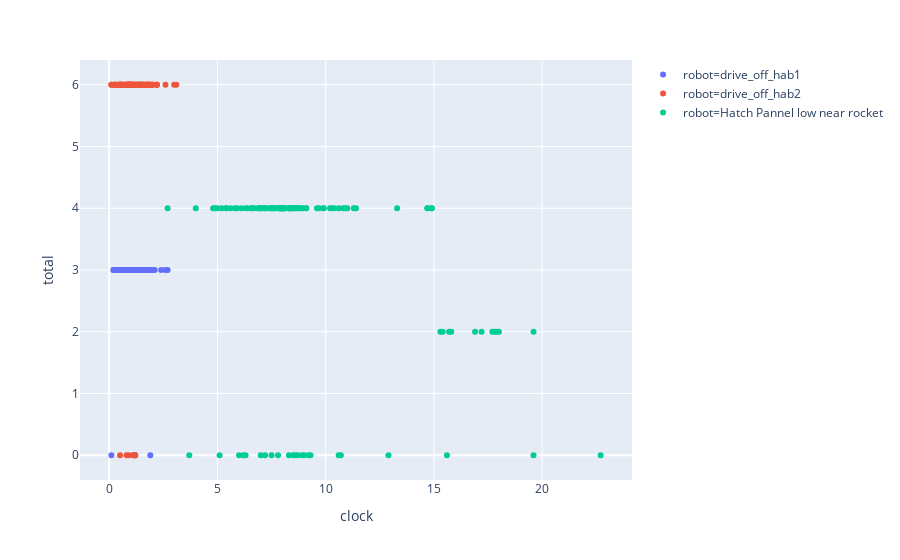

The cell this chart's notebook holds for it:
### Code cell
fig = px.scatter(df, x='clock', y='total', color='robot', hover_data=['op','success'])
fig.show()

#fig.write_image("test.png")
#Image('test.png')

### Figure 1 — Plotly figure (JSON) as saved in the notebook; plotly's stock layout.template omitted (floating-point values rounded to 4 significant figures; data arrays with more than 128 entries replaced by an {"elided": "..."} marker saying what was removed)
{"data": [{"customdata": {"elided": "104x2 mixed values"}, "hoverlabel": {"namelength": 0}, "hovertemplate": "robot=drive_off_hab1<br>clock=%{x}<br>total=%{y}<br>op=%{customdata[0]}<br>success=%{customdata[1]}", "legendgroup": "robot=drive_off_hab1", "marker": {"color": "#636efa", "symbol": "circle"}, "mode": "markers", "name": "robot=drive_off_hab1", "showlegend": true, "type": "scatter", "x": [0.3, 0.8, 0.7, 0.4, 1.2, 0.8, 1.2, 1.4, 1.1, 0.8, 0.6, 0.8, 1.4, 0.9, 1.4, 0.9, 1.9, 2.4, 0.9, 0.5, 1.1, 1.0, 0.7, 0.7, 1.8, 0.6, 1.3, 0.4, 2.0, 1.3, 1.3, 1.1, 1.7, 0.6, 1.0, 0.8, 0.4, 1.5, 1.5, 1.4, 0.7, 1.5, 1.3, 0.9, 1.4, 0.8, 0.9, 0.9, 1.1, 2.7, 0.7, 0.6, 0.8, 0.2, 1.0, 0.6, 0.4, 1.2, 1.9, 2.1, 1.8, 0.6, 1.5, 0.9, 0.4, 1.2, 1.0, 0.5, 1.7, 0.8, 1.2, 0.8, 1.2, 1.8, 1.2, 0.1, 1.2, 1.2, 0.9, 0.5, 1.7, 0.4, 1.4, 0.7, 1.6, 0.9, 1.0, 1.3, 0.9, 0.3, 1.4, 0.6, 1.2, 2.6, 1.6, 0.2, 0.4, 0.5, 0.6, 0.8, 1.0, 0.6, 0.9, 1.1], "xaxis": "x", "y": [3, 3, 3, 3, 3, 3, 3, 3, 3, 3, 3, 3, 3, 3, 3, 3, 0, 3, 3, 3, 3, 3, 3, 3, 3, 3, 3, 3, 3, 3, 3, 3, 3, 3, 3, 3, 3, 3, 3, 3, 3, 3, 3, 3, 3, 3, 3, 3, 0, 3, 3, 3, 3, 3, 3, 3, 3, 3, 3, 3, 3, 3, 3, 3, 3, 3, 3, 3, 3, 3, 3, 3, 3, 3, 3, 0, 3, 3, 3, 3, 3, 3, 3, 3, 3, 3, 3, 3, 3, 3, 3, 3, 0, 3, 3, 3, 3, 3, 3, 3, 3, 3, 3, 3], "yaxis": "y"}, {"customdata": {"elided": "106x2 mixed values"}, "hoverlabel": {"namelength": 0}, "hovertemplate": "robot=drive_off_hab2<br>clock=%{x}<br>total=%{y}<br>op=%{customdata[0]}<br>success=%{customdata[1]}", "legendgroup": "robot=drive_off_hab2", "marker": {"color": "#EF553B", "symbol": "circle"}, "mode": "markers", "name": "robot=drive_off_hab2", "showlegend": true, "type": "scatter", "x": [0.5, 0.8, 0.3, 0.9, 1.5, 1.4, 1.8, 1.7, 0.5, 0.8, 0.6, 0.1, 1.3, 1.2, 0.5, 1.2, 1.9, 1.1, 0.4, 0.6, 1.2, 0.8, 0.9, 0.6, 1.6, 1.0, 1.8, 1.4, 0.2, 1.9, 1.1, 1.4, 0.8, 0.5, 1.5, 1.4, 1.0, 0.8, 1.0, 2.2, 0.4, 1.7, 1.7, 1.4, 1.4, 1.8, 1.3, 1.5, 0.6, 0.8, 1.9, 1.3, 2.0, 1.5, 0.9, 1.1, 1.0, 0.9, 1.7, 1.2, 2.0, 0.8, 1.2, 0.5, 2.6, 1.0, 0.1, 2.2, 0.8, 0.9, 1.1, 1.6, 1.5, 1.3, 0.7, 1.8, 0.9, 1.0, 0.2, 0.9, 1.8, 1.0, 1.3, 1.4, 2.0, 2.2, 0.9, 0.7, 0.9, 1.3, 1.1, 3.0, 0.5, 0.3, 0.5, 1.2, 3.1, 0.3, 1.0, 1.1, 0.8, 0.5, 1.0, 1.6, 1.6, 1.9], "xaxis": "x", "y": [6, 6, 6, 6, 6, 6, 6, 6, 6, 6, 6, 6, 6, 6, 6, 0, 6, 6, 6, 6, 6, 6, 6, 6, 6, 6, 6, 6, 6, 6, 6, 6, 6, 6, 6, 6, 6, 0, 6, 6, 6, 6, 6, 6, 6, 6, 6, 6, 6, 6, 6, 6, 6, 6, 6, 6, 6, 6, 6, 6, 6, 6, 6, 0, 6, 6, 6, 6, 6, 6, 6, 6, 6, 6, 6, 6, 6, 6, 6, 0, 6, 6, 6, 6, 6, 6, 6, 6, 6, 6, 0, 6, 6, 6, 6, 0, 6, 6, 6, 6, 6, 6, 6, 6, 6, 6], "yaxis": "y"}, {"customdata": {"elided": "120x2 mixed values"}, "hoverlabel": {"namelength": 0}, "hovertemplate": "robot=Hatch Pannel low near rocket<br>clock=%{x}<br>total=%{y}<br>op=%{customdata[0]}<br>success=%{customdata[1]}", "legendgroup": "robot=Hatch Pannel low near rocket", "marker": {"color": "#00cc96", "symbol": "circle"}, "mode": "markers", "name": "robot=Hatch Pannel low near rocket", "showlegend": true, "type": "scatter", "x": [7.2, 9.1, 8.7, 4.0, 10.6, 8.6, 14.9, 6.2, 14.7, 8.0, 7.9, 7.6, 6.9, 7.2, 18.0, 7.6, 9.3, 17.2, 10.6, 17.8, 5.8, 8.1, 8.3, 15.8, 2.7, 5.0, 10.3, 11.0, 7.5, 12.9, 22.7, 7.2, 5.1, 10.7, 15.7, 6.7, 6.4, 8.5, 7.9, 9.1, 6.9, 4.9, 6.0, 15.3, 11.3, 7.0, 5.6, 8.0, 7.4, 8.0, 4.8, 7.4, 9.7, 8.5, 8.9, 8.0, 7.5, 15.6, 7.9, 3.7, 13.3, 8.1, 8.5, 19.6, 6.3, 14.7, 8.9, 15.4, 6.6, 10.9, 9.9, 8.4, 8.3, 8.6, 7.7, 7.5, 8.1, 8.4, 9.6, 8.0, 11.4, 6.3, 8.7, 14.9, 7.2, 6.6, 8.7, 7.8, 10.4, 7.6, 10.2, 7.0, 17.7, 8.3, 6.9, 9.9, 7.8, 19.6, 9.0, 17.9, 5.4, 8.4, 7.9, 8.3, 10.8, 5.2, 5.9, 8.5, 8.9, 5.4, 6.1, 7.1, 6.6, 9.2, 16.9, 8.1, 8.8, 7.9, 8.0, 7.0], "xaxis": "x", "y": [4, 4, 4, 4, 4, 0, 4, 0, 4, 4, 4, 4, 4, 0, 2, 4, 0, 2, 0, 2, 4, 4, 0, 2, 4, 4, 4, 4, 4, 0, 0, 4, 0, 0, 2, 4, 4, 4, 4, 4, 4, 4, 0, 2, 4, 4, 4, 4, 4, 4, 4, 4, 4, 4, 4, 4, 0, 0, 4, 0, 4, 4, 0, 0, 0, 4, 0, 2, 4, 4, 4, 4, 4, 4, 4, 4, 4, 4, 4, 4, 4, 4, 0, 4, 4, 4, 4, 4, 4, 4, 4, 0, 2, 4, 4, 4, 0, 2, 0, 2, 4, 4, 4, 4, 4, 4, 4, 4, 4, 4, 4, 4, 4, 0, 2, 4, 4, 4, 4, 4], "yaxis": "y"}], "layout": {"legend": {"tracegroupgap": 0}, "margin": {"t": 60}, "xaxis": {"anchor": "y", "domain": [0, 1], "title": {"text": "clock"}}, "yaxis": {"anchor": "x", "domain": [0, 1], "title": {"text": "total"}}}}
